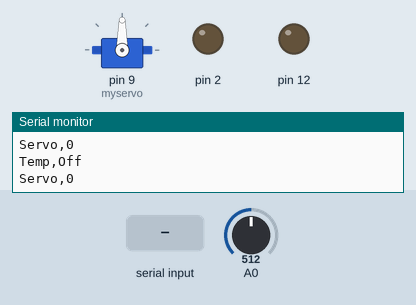
Bench run of a sketch on a simulated Arduino Uno, built with avr-gcc and run on an emulated ATmega328P. Parts: servo, output pins drawn as LEDs (lit = HIGH), the last lines printed to the serial monitor. Inputs (shaded band) come from the test bench; at power-on: A0 = 512.

Above: at 1.2 s.
1.3 s: "T" received over Serial
At 2.6 s:
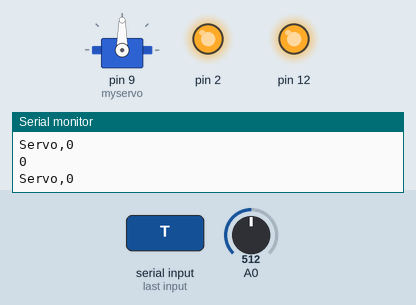
3.0 s: "t" received over Serial
At 3.8 s:
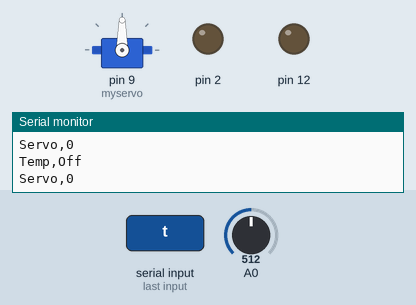
Timing chart, 0 to 6.0 s (numbered marks = the images above; inputs shaded):
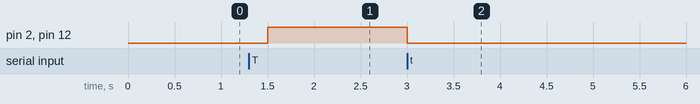

The sketch:

Unity_Servo.ino
```cpp
#include <Servo.h>

int data;
int temp;

Servo myservo;
int pos = 0; //Position of servo

void setup() {
  // put your setup code here, to run once:
  Serial.begin(9600);
  pinMode(2,OUTPUT);
  pinMode(12,OUTPUT);
  pinMode(A0,INPUT);
  myservo.attach(9);
}

void WriteServo()
{
  myservo.write(pos);
  delay(15);
}

void loop()
{
  if (Serial.available())
  {
    //============================
    //       TEMP AND LED
    //============================
    //=====================
    //TURN ON TEMP AND LED
    //=====================

    data = Serial.read();
    if (data == 'T') //T for Temp
    {
      //Turn on light
      digitalWrite(2,HIGH);
      //Turn on temp
      digitalWrite(12,HIGH);
      digitalWrite(LED_BUILTIN, HIGH);
    }
    //=====================
    //TURN OFF TEMP AND LED
    //=====================

    else if (data == 't')
    {
      //Turn off light
      digitalWrite(2,LOW);
      //turn off temp
      digitalWrite(12,LOW);
      digitalWrite(LED_BUILTIN, LOW);
    }
    //============================
    //       SERVO CONTROL
    //============================
    //=====================
    //CONTROL SERVO TO 180
    //=====================

    if (data == "S") //S for servo //"S" == RIGHT
    {
      for (pos = 0; pos <= 180; pos += 1)
      {
        WriteServo();
      }
    }
    //=====================
    //CONTROL SERVO TO 0
    //=====================

    else if (data == "s") // "s" == LEFT
    {
      for (pos = 180; pos >= 0; pos -= 1)
      {
        WriteServo();
      }
    }
  }
  //==========================
  // UPDATE TEMP FOR UNITY
  //==========================

  if (digitalRead(12) == HIGH)
  {
    int reading = analogRead(A0);
    // Convert that reading into voltage
    // Replace 5.0 with 3.3, if you are using a 3.3V Arduino
    float voltage = reading * (5.0 / 1024.0);
    // Convert the voltage into the temperature in Celsius
    float temperatureC = (voltage - 0.5) * 100;
    Serial.println("Temp,", temperatureC);
  }
  else if (digitalRead(12) == LOW)
  {
    Serial.println("Temp,Off");
  }
  //==========================
  // UPDATE SERVO FOR UNITY
  //==========================
  if (myservo.attached() == true)
  {
    if (pos == 0)
    {
      Serial.println("Servo,0");
    }
    else if (pos == 180)
    {
      Serial.println("Servo,180");
    }
    else if (pos != 180 && pos != 0)
    {
      Serial.println("Servo,Changing");
    }
  }
  else
  {
    Serial.println("Servo,Off");
  }
  delay(250);
}
```

Measured:
- after the input at 1.3 s, pin 2, pin 12: LOW → HIGH after 0.20 s
- after the input at 3.0 s, pin 2, pin 12: HIGH → LOW at once
